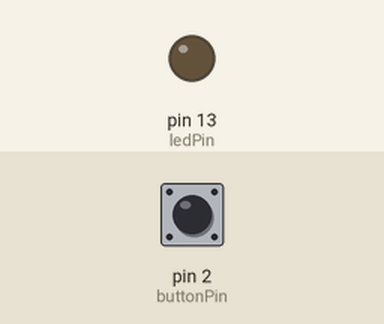
This sketch was run on a simulated Arduino Uno, built with avr-gcc and run on an emulated ATmega328P. Parts: output pins drawn as LEDs (lit = HIGH). The inputs (shaded band) are chosen by the test bench; at power-on: pin 2 (buttonPin) LOW.

Above: at 1.2 s.
1.3 s: pin 2 (buttonPin) pulled HIGH for 0.15 s
At 2.0 s:
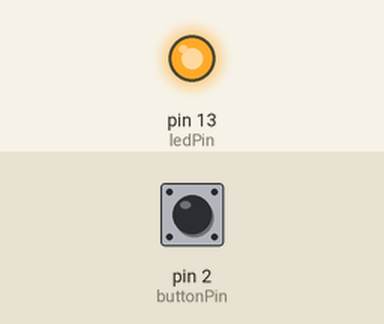
2.9 s: pin 2 (buttonPin) pulled HIGH for 1 s
At 3.2 s:
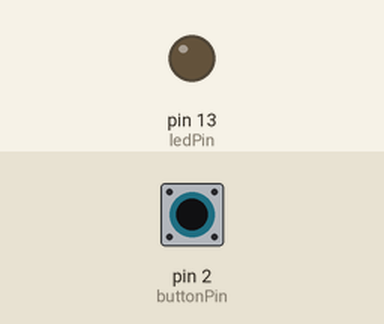
5.4 s: pin 2 (buttonPin) pulled HIGH for 3.2 s
At 6.3 s:
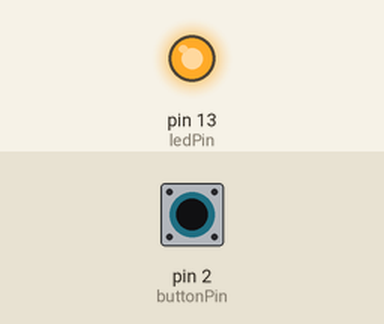
Timing chart, 0 to 8.4 s (numbered marks = the images above; inputs shaded):
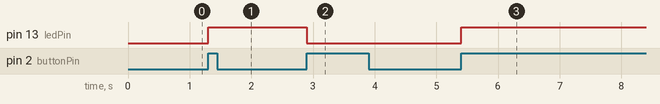

The sketch:

6.ino
```cpp
const int ledPin = 13;      // LED conectado ao pino 13
const int buttonPin = 2;    // Botão conectado ao pino 2

int ledState = LOW;         // Estado atual do LED
int lastButtonState = LOW;  // Último estado do botão

void setup() {
  pinMode(ledPin, OUTPUT);
  pinMode(buttonPin, INPUT);
}

void loop() {
  int buttonState = digitalRead(buttonPin);

  // Detecta mudança de estado do botão
  if (buttonState == HIGH && lastButtonState == LOW) {
    // Muda o estado do LED
    ledState = !ledState;
    digitalWrite(ledPin, ledState);
    delay(50); // Debounce simples
  }

  lastButtonState = buttonState;
}
```

Measured:
- after the input at 1.3 s, pin 13 (ledPin): LOW → HIGH at once
- after the input at 2.9 s, pin 13 (ledPin): HIGH → LOW at once
- after the input at 5.4 s, pin 13 (ledPin): LOW → HIGH at once
